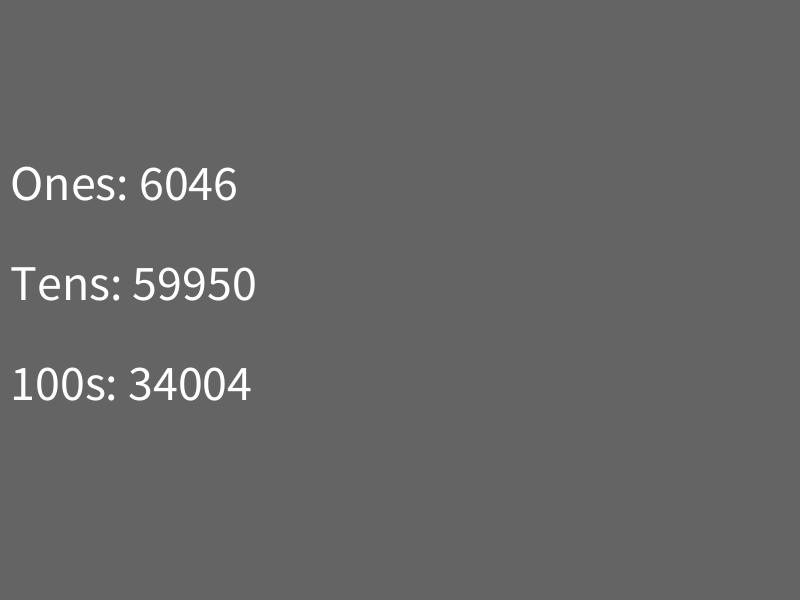
Frame 1 (no input)
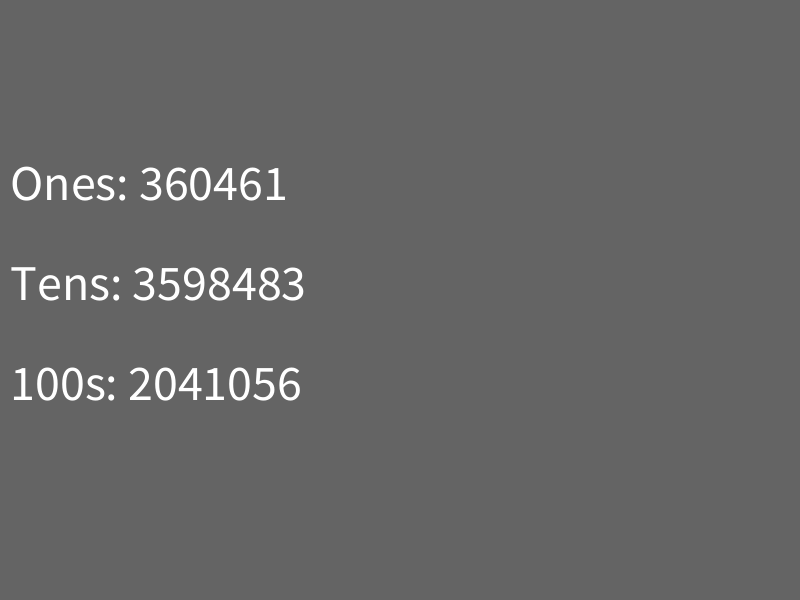
Frame 60 (the mouse pressed at the canvas centre just before this capture)
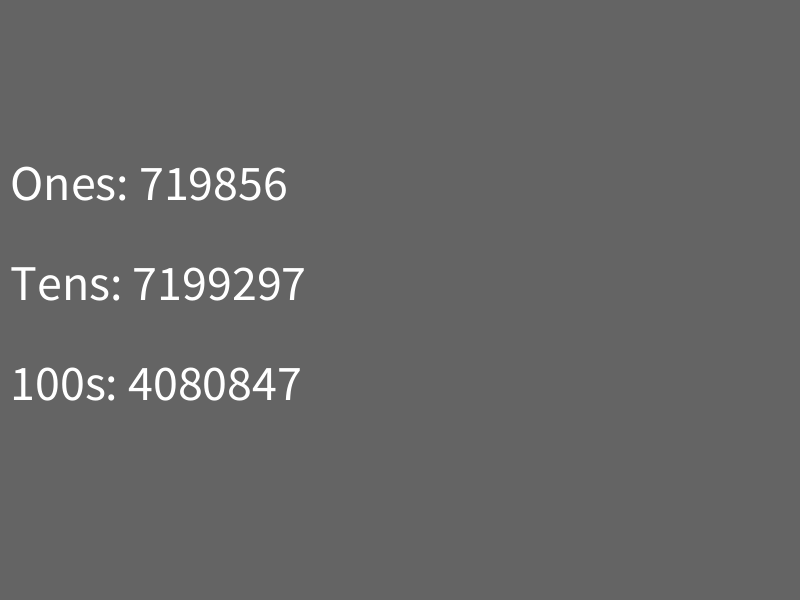
Frame 120 (the mouse held since frame 60 and released just before this capture)

The Processing sketch that drew these frames (run headless with seeded random() and noise(); from frame 60 on, the mouse is pressed at the canvas centre):

// Processing sketch: random
// ── random.pde
int countOnes = 0;
int countTens = 0;
int countHundreds = 0;

void setup()
{
  size(800, 600);
}

void draw()
{
  background(100);

  int i = 0;
  while (i < 100000) {
    float number = random(0, 150);
    if (number <= 9) {
      countOnes = countOnes + 1;
    }
    if (number <= 99 && number > 9) {
      countTens = countTens + 1;
    }
    if (number <= 999 && number > 99) {
      countHundreds = countHundreds + 1;
    }
    i = i + 1;
  }

  textSize(50);
  text("Ones: "+countOnes, 10, 200);
  text("Tens: "+countTens, 10, 300);
  text("100s: "+countHundreds, 10, 400);
}
